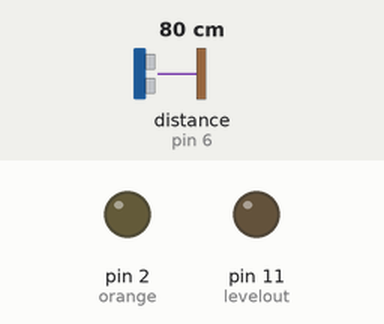
Recording of a sketch running on a simulated Arduino Uno, built with avr-gcc and run on an emulated ATmega328P. Shown: output pins drawn as LEDs (lit = HIGH). Wiring (inferred from the names in the program): ultrasonic range finder: trigger pin 5; echo pin 6. Dashed ring = blinking. Inputs (shaded band) come from the test bench; at power-on: distance to the obstacle (sensor on pin 6) 80 cm. The echo pulse lasts 58.3 µs per cm; pins used as bus, display or sensor lines are not drawn.

Above: at 1.2 s.
1.3 s: distance to the obstacle (sensor on pin 6) set to 20 cm
2.8 s: distance to the obstacle (sensor on pin 6) set to 16 cm
At 3.01 s:
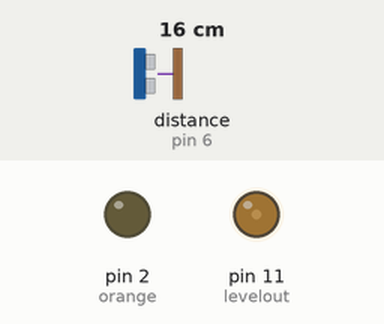
5.8 s: distance to the obstacle (sensor on pin 6) set to 2 cm
At 6.8 s:
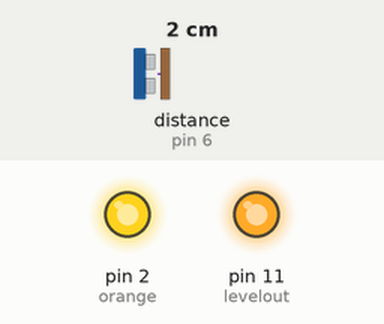
7.3 s: distance to the obstacle (sensor on pin 6) set to 4 cm
8.8 s: distance to the obstacle (sensor on pin 6) set to 7 cm
At 9.2 s:
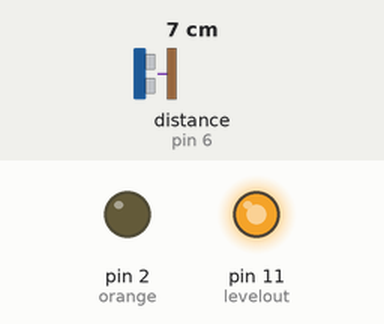
11.8 s: distance to the obstacle (sensor on pin 6) set to 9 cm
At 12.27 s:
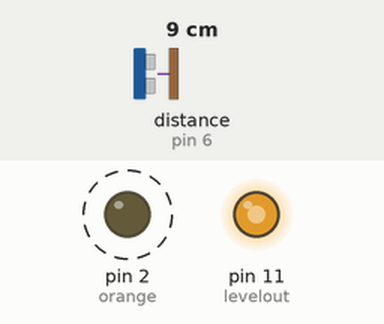
Timing chart, 0 to 15.8 s (numbered marks = the images above; inputs shaded):
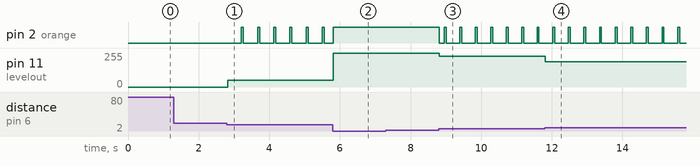

Measured:
- the behaviour switches between 19 and 18 cm on distance to the obstacle (sensor on pin 6) (found by bisection; images 0 and 1)
- the behaviour switches between 5 and 6 cm on distance to the obstacle (sensor on pin 6) (found by bisection; images 2 and 3)
- after the input at 1.3 s, every drawn part: stays the same
- after the input at 2.8 s, pin 2 (orange): alternates HIGH for 0.06 s and LOW for 0.40 s, starting after 0.41 s; pin 11 (levelout): 0/255 → 50/255 at once
- after the input at 5.8 s, pin 11 (levelout): 50/255 → 255/255 at once
- after the input at 7.3 s, every drawn part: stays the same
- after the input at 8.8 s, pin 2 (orange): HIGH → LOW at once, then repeats every 0.44 s: HIGH 0.05 s, LOW 0.38 s; pin 11 (levelout): 255/255 → 230/255 at once
- after the input at 11.8 s, pin 11 (levelout): 230/255 → 190/255 at once

The sketch:

Controleur_US.ino
```cpp
// ProxLevel
// Pour tout appareil controlable en PWM, intensité fonction du capteur de proximité à ultra sons
// Si la position est à moins de 5cm, l'intensité est à 100% puis elle décroît jusqu'à 17cm et plus où elle passe à 0%
//
// Ecriture programme : Raphaël OLLIER
// 08 Mars 2017 - 17 Mars 2017
// Ver. 5.2

int oldd = 0;             // ancienne distance en cm
int vol = 0;               // volume
int orange = 2;             // D2 emplacement du voyant 100%
int cpt = 7;                // valeur d'init du compteur
int vcpt = 7;               // variable compteur

int clign = 40;
int vclign = 40;

int trig = 5;              // D5 broche trigger capteur ultra sons
int echo = 6;              // D6 broche retour delai
long lecture_echo;
int d;                    // distance en cm

byte levelout = 11;        // D11 broche de sortie pwm


void setup() {             // ne joue qu'une fois a  chaque demarrage ou reset

  // initialise les entrees et sorties
  pinMode (orange, OUTPUT);
  pinMode(levelout, OUTPUT);
  pinMode(trig, OUTPUT);
  pinMode(echo, INPUT);
  digitalWrite(trig, LOW);

  Serial.begin(9600);          // init moniteur serie
}

void loop() {                  // tourne en boucle
  digitalWrite(trig, HIGH);    // pulse de 10µS sur trig
  delayMicroseconds(10);       //
  digitalWrite(trig, LOW);     //
  lecture_echo = pulseIn(echo, HIGH);
  d = (lecture_echo / 58) ;   // conversion en cm - distance in cm
  antirebond();               // appel vers routine d'antirebonds - call anti bounces

  if (vol >= 255) {
    (vol = 255);
    digitalWrite(orange, HIGH); // cadrage et allumage voyant - light full : orange on
  }
  if (vol <= 0) {
    (vol = 0);
    digitalWrite(orange, LOW);  // eteindre le voyant - light off : orange off
  }

  analogWrite(levelout, vol); // ecriture des sorties

  if ((vol > 0) && (vol < 255)) {        // voyant clignotant - light between : orange blinks
    (vclign--);
    if (vclign == 0) (vclign = clign);
    if (vclign > (clign/ 8)) {
      digitalWrite(orange, LOW);
    }
    else
    {
      digitalWrite(orange, HIGH);
    }
  }
  delay(10);                 // attente 10 milliseconde - wait
}

// routine de calcul du volume - intensity calculation
void calcul() {
  if (d <= 25) {
    if ( d >= 18 ) {
      (vol = 0);
    }
    else
    { if (d < 18) {
        (vol = (350 - (20 * d)));
      }
    }
    if (d < 5) {
      (vol = 255);
    }
  }
}

//routine supprimant les rebonds - antibounce
void antirebond() {
  if (d > 25) {
    (reset());
  }
  else
  {
    if (oldd == d) {
      if (vcpt == 0) {
        calcul();
      }
      else
      {
        (vcpt--);
      }
    }
    else {
      (oldd = d);
    }
  }
}

//routine dr reinitialisation de la variable compteur de rebonds - reset
void reset() {
  (oldd = d);
  (vcpt = cpt);
}

/*
  void impression() {
  Serial.print("vol : ");
  Serial.print(vol);
  Serial.print(" vcpt : ");
  Serial.print(vcpt);
  Serial.print(" oldd : ");
  Serial.print(oldd);
  Serial.print (" d: ");
  Serial.println(d);
  }
*/
```
